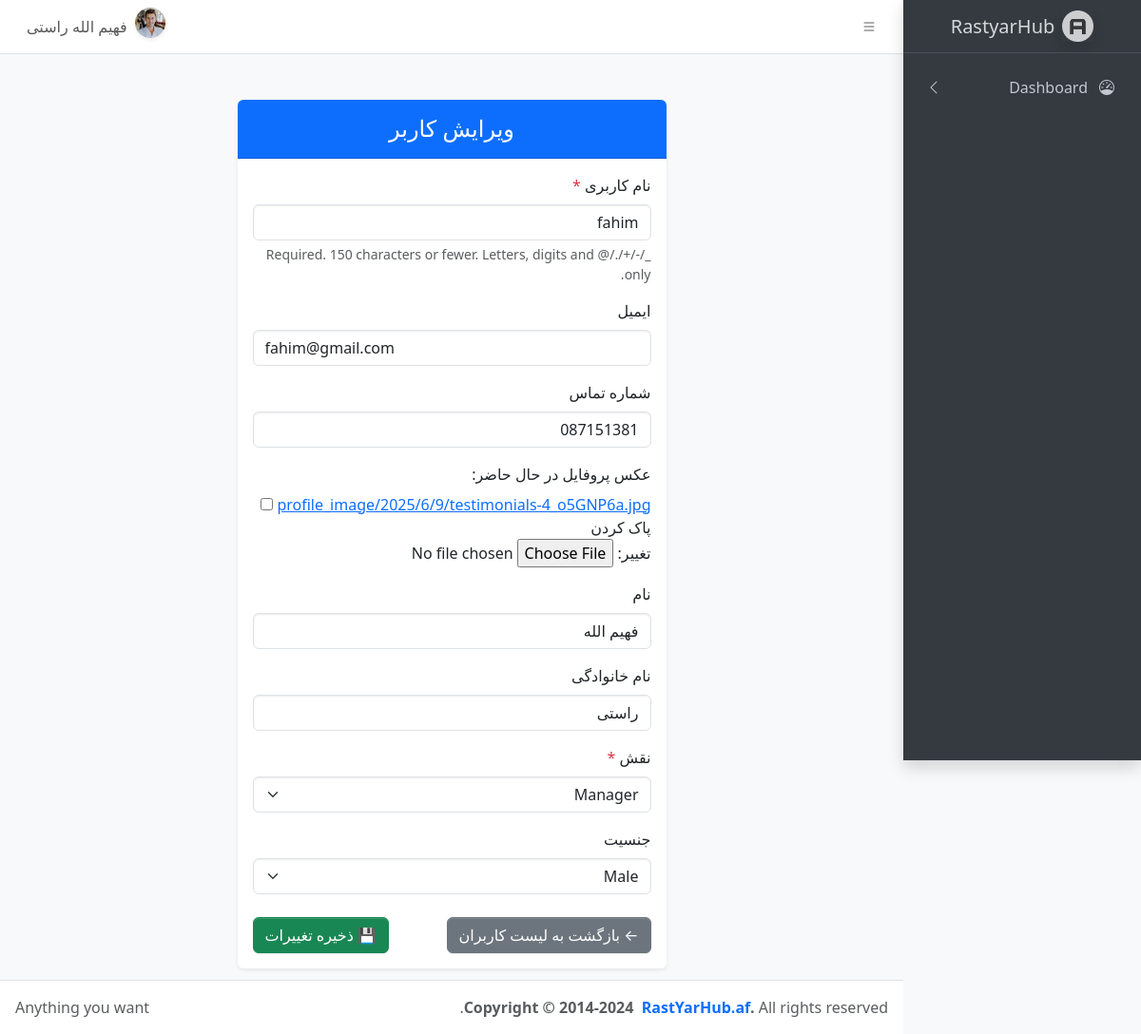
Page /accounts/profile/edit/ (signed in) on the committed database.
### accounts/models.py (models this page shows, shortened)
class CustomUser(AbstractUser):
    ROLE_CHOICES = (
        ('manager', 'Manager'),
        ('teacher', 'Teacher'),
        ('student', 'Student'),
        ('parent', 'Parent'),
    )
    GENDER_CHOICES = (
        ('male', 'Male'),
        ('female', 'Female'),
        ('other', 'Other'),
    )
    role = models.CharField(max_length=20, choices=ROLE_CHOICES)
    gender = models.CharField(max_length=10, choices=GENDER_CHOICES, null=True, blank=True)
    phone_number = models.CharField(max_length=15, unique=True, null=True, blank=True)
    profile_picture = models.ImageField(
        _('تصویر پروفایل'),
        upload_to=profile_image_upload_path,
        blank=True,
        null=True
    )
    created_by = models.ForeignKey(
        settings.AUTH_USER_MODEL,
        null=True,
        blank=True,
        on_delete=models.SET_NULL,
        related_name='created_users'
    )
    created_at = models.DateTimeField(auto_now_add=True)
    updated_at = models.DateTimeField(auto_now=True)

### accounts/views.py (the view)
# urls.py: path('profile/edit/', ProfileUpdateView.as_view(), name='profile_edit'),
class ProfileUpdateView(LoginRequiredMixin, UpdateView):
    model = CustomUser
    form_class = CustomUserUpdateForm  # یا فرم ویرایش مخصوص پروفایل
    template_name = 'accounts/profile_update.html'
    success_url = reverse_lazy('profile')
    def get_object(self):
        return self.request.user

### accounts/forms.py
class CustomUserUpdateForm(forms.ModelForm):
    class Meta:
        model = CustomUser
        fields = [
            'username', 'email', 'phone_number', 'profile_picture',
            'first_name', 'last_name', 'role', 'gender'
        ]
        labels = {
            'username': 'نام کاربری',
            'email': 'ایمیل',
            'phone_number': 'شماره تماس',
            'profile_picture': 'عکس پروفایل',
            'first_name': 'نام',
            'last_name': 'نام خانوادگی',
            'role': 'نقش',
            'gender': 'جنسیت',
        }
    def __init__(self, *args, **kwargs):
        super().__init__(*args, **kwargs)
        for field_name, field in self.fields.items():
            if isinstance(field.widget, forms.FileInput):
                field.widget.attrs['class'] = 'form-control-file'
            elif isinstance(field.widget, (forms.Select, forms.SelectMultiple)):
                field.widget.attrs['class'] = 'form-select'
            else:
                field.widget.attrs['class'] = 'form-control'

### accounts/templates/accounts/profile_update.html (shortened to what this page needs)
{% extends 'base.html' %}
{% load static %}
{% block content %}
<div class="container mt-5">
  <div class="row justify-content-center">
    <div class="col-md-8 col-lg-6">
      <div class="card shadow-sm border-0">
        <div class="card-header bg-primary text-white text-center rounded-top">
          <h4 class="mb-0">ویرایش کاربر</h4>
        </div>
        <div class="card-body">
          <form method="post" enctype="multipart/form-data">
            {% for field in form %}
              <div class="mb-3">
                <label for="{{ field.id_for_label }}" class="form-label">
                  {{ field.label }}
                  {% if field.field.required %}
                    <span class="text-danger">*</span>
                  {% endif %}
                </label>
                {{ field }}
                {% if field.help_text %}
                  <div class="form-text text-muted">{{ field.help_text }}</div>
                {% endif %}
              </div>
            {% endfor %}
            <div class="d-flex justify-content-between mt-4">
              <a href="{% url 'user_list' %}" class="btn btn-secondary">
                ← بازگشت به لیست کاربران
              </a>
              <button type="submit" class="btn btn-success">
                💾 ذخیره تغییرات
              </button>
            </div>
          </form>
        </div>
      </div>
    </div>
  </div>
</div>
{% endblock %}

### templates/partials/navbar.html (shortened to what this page needs)
{% load static %}
<nav class="app-header navbar navbar-expand bg-body">
    <div class="container-fluid">
        <ul class="navbar-nav">
            <li class="nav-item">
                <a class="nav-link" data-lte-toggle="sidebar" href="#" role="button">
                    <i class="bi bi-list"></i>
                </a>
            </li>
        </ul>
        <ul class="navbar-nav ms-auto">
            <li class="nav-item dropdown user-menu">
                {% if request.user.is_authenticated %}
                <a href="#" class="nav-link dropdown-toggle d-flex align-items-center" data-bs-toggle="dropdown">
                    <img src="{% if request.user.profile_picture %}{{ request.user.profile_picture.url }}{% else %}{% static 'dist/assets/img/avatar5.png' %}{% endif %}"
                        class="user-image rounded-circle shadow-sm me-2" alt="User Image" width="32" height="32" />
                    <span class="d-none d-md-inline text-capitalize">
                        {% if request.user.get_full_name %}
                        {{ request.user.get_full_name }}
                        {% elif request.user.username %}
                        {{ request.user.username }}
                        {% else %}
                        کاربر
                        {% endif %}
                    </span>
                </a>
                {% else %}
                <div class="d-flex gap-2">
                    <a href="{% url 'login' %}" class="text-success" style="text-decoration: none;">ورود</a>
                    <a href="{% url 'signup' %}" class="text-primary" style="text-decoration: none;">ثبت‌نام</a>
                </div>
                {% endif %}
            </li>
        </ul>
    </div>
</nav>

### rows in the picture
CustomUser: profile_picture (picture), user.get_full_name "فهیم الله راستی", form "fahim" "fahim@gmail.com" "087151381" "فهیم الله" "راستی" "Manager" "Male"

### other values in the picture
{{ field.label }} "نام کاربری" "ایمیل" "شماره تماس" "عکس پروفایل" "نام" "نام خانوادگی" "نقش" "جنسیت"
{{ field.help_text }} "Required. 150 characters or fewer. Letters, digits and @/./+/-/_ only."
